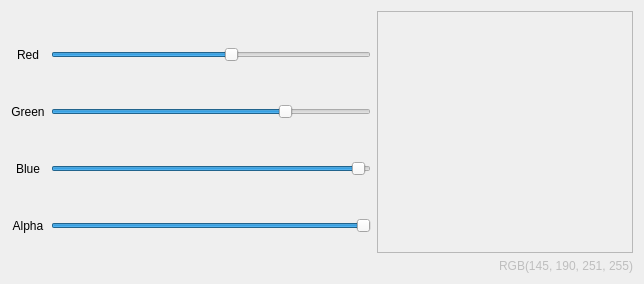
<?xml version="1.0" encoding="UTF-8"?>
<ui version="4.0">
 <class>ExQSlider</class>
 <widget class="QWidget" name="ExQSlider">
  <property name="geometry">
   <rect>
    <x>0</x>
    <y>0</y>
    <width>644</width>
    <height>284</height>
   </rect>
  </property>
  <property name="windowTitle">
   <string>ExQSlider</string>
  </property>
  <layout class="QGridLayout" name="gridLayout_2">
   <item row="0" column="1">
    <layout class="QVBoxLayout" name="verticalLayout">
     <item>
      <widget class="QTextEdit" name="textColour">
       <property name="enabled">
        <bool>false</bool>
       </property>
       <property name="minimumSize">
        <size>
         <width>200</width>
         <height>0</height>
        </size>
       </property>
      </widget>
     </item>
     <item>
      <widget class="QLabel" name="labRgbVal">
       <property name="enabled">
        <bool>false</bool>
       </property>
       <property name="text">
        <string>RGB(145, 190, 251, 255)</string>
       </property>
       <property name="scaledContents">
        <bool>false</bool>
       </property>
       <property name="alignment">
        <set>Qt::AlignRight|Qt::AlignTrailing|Qt::AlignVCenter</set>
       </property>
      </widget>
     </item>
    </layout>
   </item>
   <item row="0" column="0">
    <layout class="QGridLayout" name="gridLayout">
     <item row="0" column="1">
      <widget class="QSlider" name="sliderRed">
       <property name="minimumSize">
        <size>
         <width>320</width>
         <height>0</height>
        </size>
       </property>
       <property name="maximum">
        <number>255</number>
       </property>
       <property name="value">
        <number>145</number>
       </property>
       <property name="orientation">
        <enum>Qt::Horizontal</enum>
       </property>
      </widget>
     </item>
     <item row="2" column="1">
      <widget class="QSlider" name="sliderBlue">
       <property name="maximum">
        <number>255</number>
       </property>
       <property name="value">
        <number>251</number>
       </property>
       <property name="orientation">
        <enum>Qt::Horizontal</enum>
       </property>
      </widget>
     </item>
     <item row="3" column="0">
      <widget class="QLabel" name="labAlpha">
       <property name="text">
        <string>Alpha</string>
       </property>
       <property name="alignment">
        <set>Qt::AlignCenter</set>
       </property>
      </widget>
     </item>
     <item row="2" column="0">
      <widget class="QLabel" name="labBlue">
       <property name="text">
        <string>Blue</string>
       </property>
       <property name="alignment">
        <set>Qt::AlignCenter</set>
       </property>
      </widget>
     </item>
     <item row="0" column="0">
      <widget class="QLabel" name="labRed">
       <property name="text">
        <string>Red</string>
       </property>
       <property name="alignment">
        <set>Qt::AlignCenter</set>
       </property>
      </widget>
     </item>
     <item row="1" column="0">
      <widget class="QLabel" name="labGreen">
       <property name="text">
        <string>Green</string>
       </property>
       <property name="alignment">
        <set>Qt::AlignCenter</set>
       </property>
      </widget>
     </item>
     <item row="1" column="1">
      <widget class="QSlider" name="sliderGreen">
       <property name="maximum">
        <number>255</number>
       </property>
       <property name="value">
        <number>190</number>
       </property>
       <property name="orientation">
        <enum>Qt::Horizontal</enum>
       </property>
      </widget>
     </item>
     <item row="3" column="1">
      <widget class="QSlider" name="sliderAlpha">
       <property name="maximum">
        <number>255</number>
       </property>
       <property name="value">
        <number>255</number>
       </property>
       <property name="orientation">
        <enum>Qt::Horizontal</enum>
       </property>
      </widget>
     </item>
    </layout>
   </item>
  </layout>
 </widget>
 <layoutdefault spacing="6" margin="11"/>
 <resources/>
 <connections/>
</ui>
